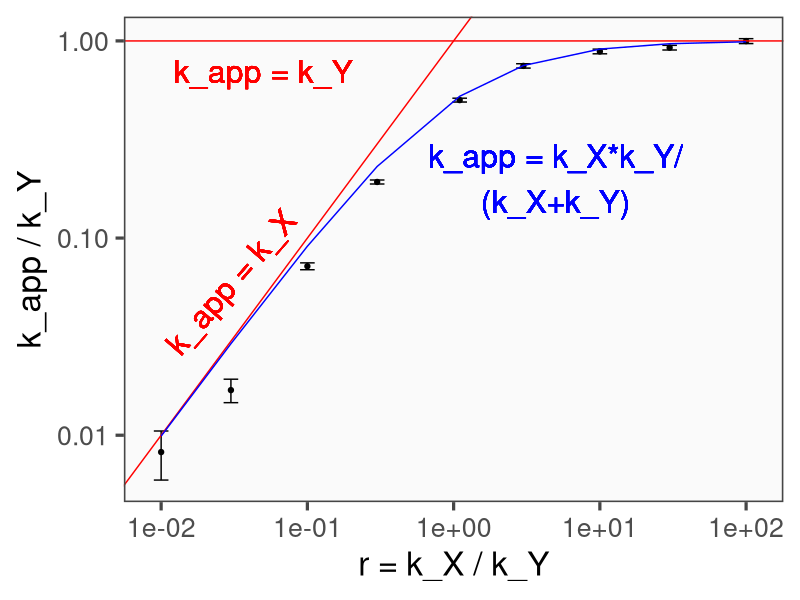

Here is the R script that generated this plot:
library(dplyr)
library(ggplot2)
library(egg)

# scenario 2
t = 0.01*(1:1000)
k_Y = 0.5
RSD = 0.2 # relative standard error of isotope fraction
frac.sim = list()
r <- c(0.01,0.03,0.1,0.3,1.1,3,10,30,100) # k_X = r*k_Y
for (i in 1:length(r)) {
  k_X = r[i]*k_Y
  f = 1 + 1/(r[i]-1)*exp(-k_X * t) - r[i]/(r[i]-1)*exp(-k_Y*t) +rnorm(1000, mean = 0, sd = RSD)
  frac.sim[[i]] <- data.frame(time = t, fraction = f,ratio = r[i])
}

frac.sim <- as.data.frame(do.call(rbind, frac.sim))

k.fit = data.frame(ratio = r, k = NA, k.e = NA)

for (i in 1:length(r)) {
  df <- frac.sim %>% filter(ratio == r[i])
  model <- nls(fraction ~ (1 - exp(-k * time)), data = df, start = list(k = 0.5))
  result <- summary(model)
  k.fit$k[i] = result$coefficients[1,1]
  k.fit$k.e[i] = result$coefficients[1,2]
}

ggplot(k.fit, aes(x = r, y = k/k_Y, ymin = (k-k.e)/k_Y,ymax = (k+k.e)/k_Y)) +
  geom_point() +geom_errorbar(width = 0.1)+scale_x_log10()+scale_y_log10()+
  geom_abline(slope = 1, intercept = 0, color = 'red')+
  geom_abline(slope = 0, intercept = 0, color = 'red')+
  geom_line(aes(x = r, y = r/(r+1)), color = 'blue')+
  geom_text(label = 'k_app = k_X*k_Y/\n(k_X+k_Y)',aes(x = 5, y = 0.2), color = 'blue', size = 8)+
  geom_text(label = 'k_app = k_X',aes(x = 0.03, y = 0.06), color = 'red', size = 8, angle = 49)+
  geom_text(label = 'k_app = k_Y',aes(x = 0.05, y = 0.7), color = 'red', size = 8)+
  egg::theme_presentation()+
  xlab('r = k_X / k_Y') + ylab('k_app / k_Y')
